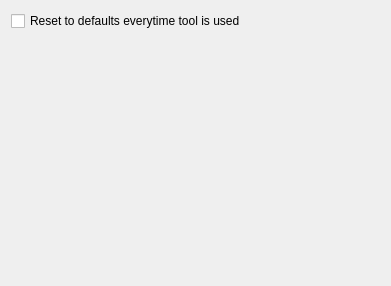
<?xml version="1.0" encoding="UTF-8"?>
<ui version="4.0">
 <class>Paste</class>
 <widget class="QWidget" name="Paste">
  <property name="geometry">
   <rect>
    <x>0</x>
    <y>0</y>
    <width>391</width>
    <height>286</height>
   </rect>
  </property>
  <layout class="QVBoxLayout" name="verticalLayout">
   <item>
    <widget class="QCheckBox" name="ResetOnToolStart">
     <property name="text">
      <string>Reset to defaults everytime tool is used</string>
     </property>
    </widget>
   </item>
   <item>
    <spacer name="verticalSpacer">
     <property name="orientation">
      <enum>Qt::Vertical</enum>
     </property>
     <property name="sizeHint" stdset="0">
      <size>
       <width>20</width>
       <height>40</height>
      </size>
     </property>
    </spacer>
   </item>
   <item>
    <spacer name="verticalSpacer_2">
     <property name="orientation">
      <enum>Qt::Vertical</enum>
     </property>
     <property name="sizeHint" stdset="0">
      <size>
       <width>20</width>
       <height>40</height>
      </size>
     </property>
    </spacer>
   </item>
  </layout>
 </widget>
 <resources/>
 <connections/>
</ui>
